Frame 1 (no input): blank canvas, image omitted
Frame 60 (no input): blank canvas, image omitted
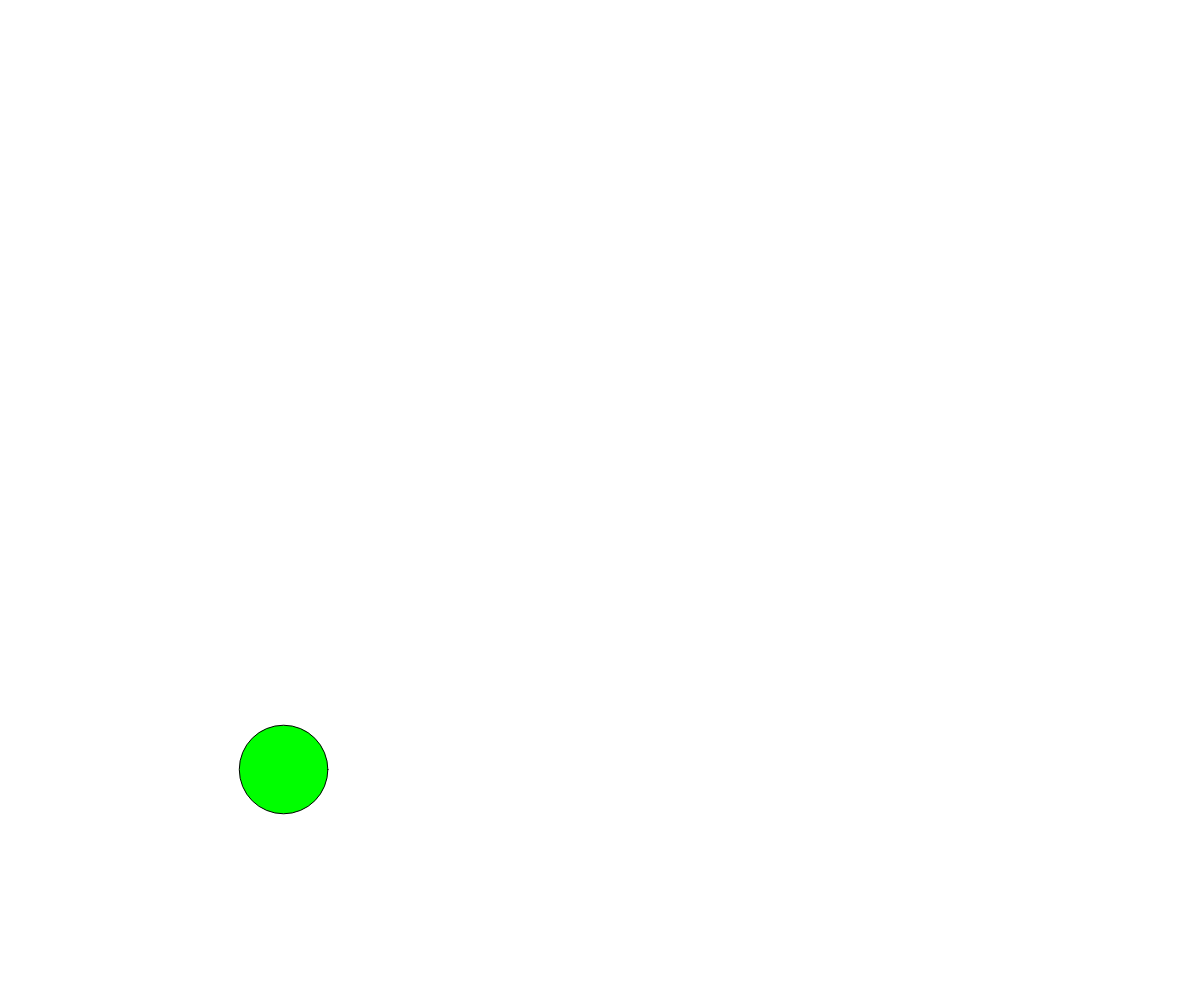
Frame 120 (the mouse pressed at the canvas centre since frame 60)

The p5.js sketch whose frames 1 and 60 were blank and that drew this single picture after the mouse press (run headless with seeded random() and noise() and a simulated clock; from frame 60 on, the mouse is pressed at the canvas centre):

// p5.js sketch
// ── sketch.js
var tennisBalls = [];

function setup() {
    createCanvas(windowWidth, windowHeight);
}

function draw() {
    background(255);

    for (var i = 0; i < tennisBalls.length; i++) {
        tennisBalls[i].move();
        tennisBalls[i].bounce();
        tennisBalls[i].drawBall();

        for (var j = 0; j < tennisBalls.length; j++) {
            if (i != j) {
                tennisBalls[i].collision(tennisBalls[j]);
            }
        }

    }
}

function mousePressed() {
    tennisBalls.push(new Ball(mouseX, mouseY, random(60, 100), color(0, 255, 0), random(-9, 9), random(-9, 9)));

}

function keyPressed() {
    tennisBalls.splice(0, 1);
}


class Ball {

    constructor(x, y, rad, c, xs, ys) {
        this.x = x;
        this.y = y;
        this.dog = rad;
        this.c = c;
        this.xspeed = xs;
        this.yspeed = ys;
    }

    drawBall() {
        fill(this.c);
        ellipse(this.x, this.y, this.dog, this.dog);
    }

    move() {
        this.x = this.x + this.xspeed;
        this.y = this.y + this.yspeed;
    }

    bounce() {
        if (this.x >= width || this.x <= 0) {
            this.xspeed = this.xspeed * -1;
        }
        if (this.y >= height || this.y <= 0) {
            this.yspeed = this.yspeed * -1;
        }
    }

    collision(otherStuff) {

        if (dist(this.x, this.y, otherStuff.x, otherStuff.y) < this.dog/2 + otherStuff.dog/2) {
            this.xspeed = this.xspeed * -1;
        }

    }


}
